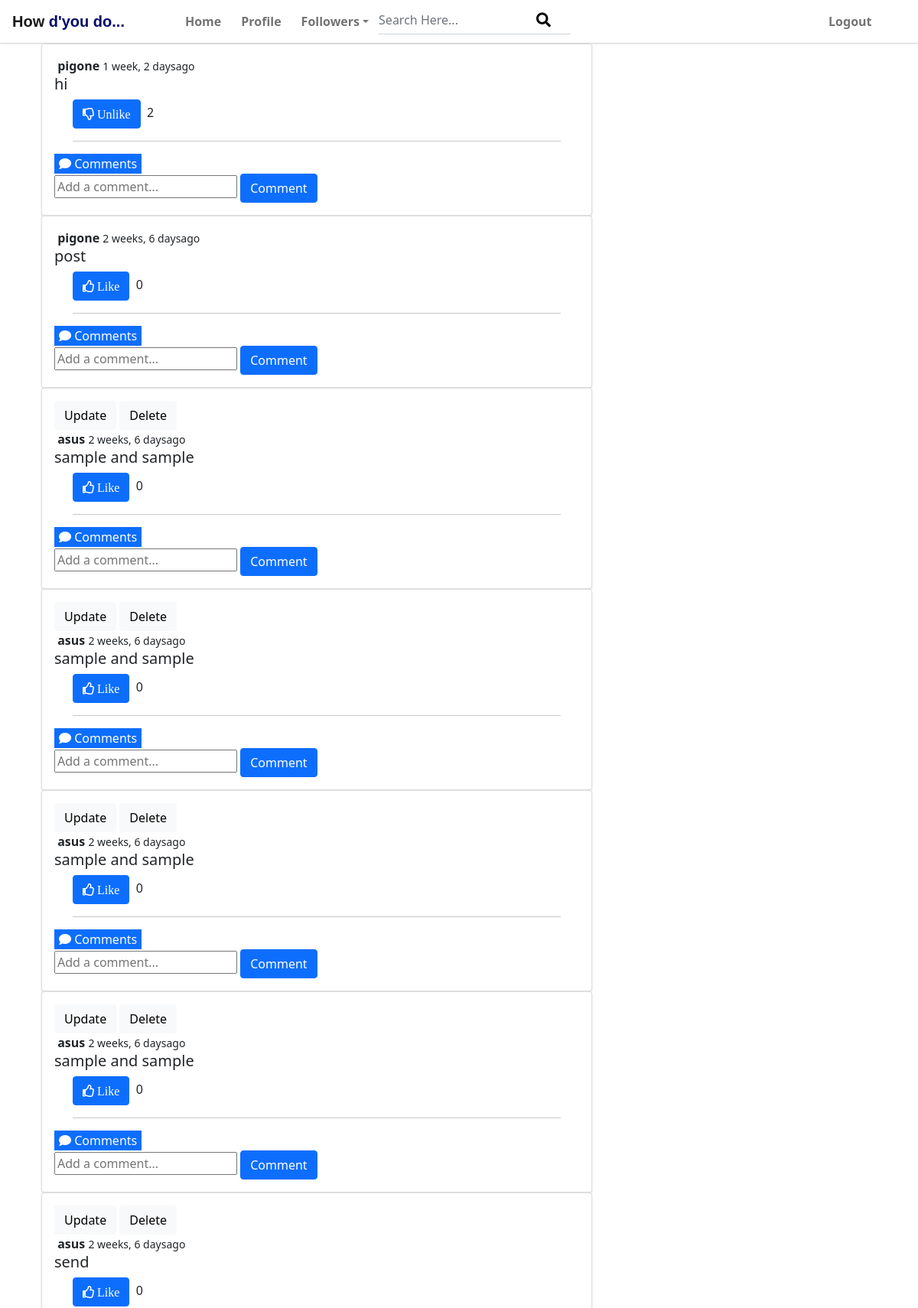
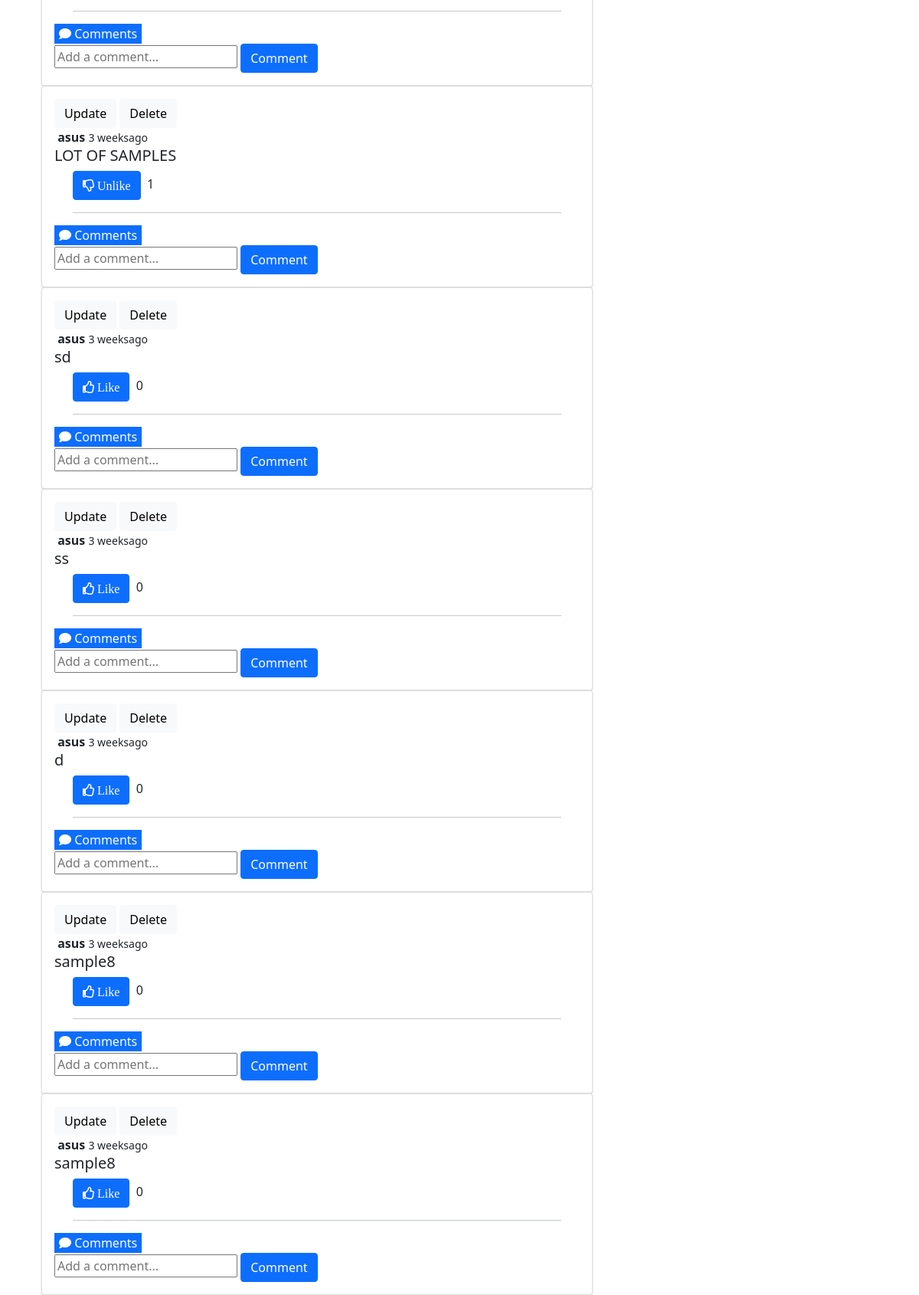
The page /feeds/ (signed in, upper part) on the database its author committed (2 pictures, top to bottom).
### post/models.py (models this page shows, shortened)
class Post(models.Model):
    content = models.TextField()
    video = models.FileField(upload_to='video_post', validators=[FileExtensionValidator(['Mp4', 'MKV', 'AVI'])],
                             blank=True)
    image = models.ImageField(upload_to='posts', validators=[FileExtensionValidator(['png', 'jpg', 'jpeg'])],
                              blank=True)
    liked = models.ManyToManyField(Profile, blank=True, related_name='likes')
    updated = models.DateTimeField(auto_now=True)
    created = models.DateTimeField(auto_now_add=True)
    author = models.ForeignKey(Profile, on_delete=models.CASCADE, related_name='posts')
    def total_likes(self):
        return self.liked.all().count()
    class Meta:
        ordering = ('-created',)

### Profile/models.py (models this page shows, shortened)
class Profile(models.Model):
    first_name = models.CharField(max_length=25, blank=True)
    last_name = models.CharField(max_length=25, blank=True)
    user = models.OneToOneField(User, on_delete=models.CASCADE)
    email = models.EmailField(blank=True)
    bio = models.TextField(default="no bio...", max_length=250)
    country = models.CharField(max_length=25, blank=True)
    profile_pic = models.ImageField(default='avatar.png', upload_to='avatar/')
    friends = models.ManyToManyField(User, blank=True, related_name='friends')
    slug = models.SlugField(unique=True, blank=True)
    updated = models.DateTimeField(auto_now=True)
    created = models.DateTimeField(auto_now_add=True)
    objects = ProfileManager()

### post/views.py (the view, shortened to what this page needs)
# urls.py: path('', post_comment_create_and_list_view, name='post-view'),
def post_comment_create_and_list_view(request):
    pst = Post.objects.all()
    profile = Profile.objects.get(user=request.user)
    p_form = PostModelForm()
    c_form = CommentModelForm()
    post_added = False
    profile = Profile.objects.get(user=request.user)
    p_form = PostModelForm(request.POST, request.FILES)
    context = {
        'pst': pst,
        'profile': profile,
        'p_form': p_form,
        'c_form': c_form,
        'post_added': post_added,
    }
    return render(request, 'post/main.html', context)

### post/forms.py
class PostModelForm(forms.ModelForm):
    content = forms.CharField(required=False, widget=forms.Textarea(attrs={'rows': 2}))
    class Meta:
        model = Post
        fields = ('content', 'video', 'image')

class CommentModelForm(forms.ModelForm):
    body = forms.CharField(label='',
                           widget=forms.TextInput(attrs={'placeholder': 'Add a comment...'}))
    class Meta:
        model = Comment
        fields = ('body',)

### post/templates/post/main.html (shortened to what this page needs)
{% extends 'layout.html' %}
{% block content %}
<div class="container">
  <div class="row">
    <div class="col-12 col-md-8">
      {% for obj in pst %}
      <div class="card">
        <div class="card-body">
          <div class="row">
            <div class="">
              {% ifequal request.user obj.author.user %}
              <a href="{% url 'post:post-update' obj.pk %}"><button type="button" class="btn btn-light">Update</button></a>
              <a href="{% url 'post:post-delete' obj.pk %}"><button type="button" class="btn btn-light">Delete</button></a>
              {% endifequal %}
            </div>
          </div>
         <b> {{obj.author.user}}</b> <small> {{obj.created|timesince}}ago</small>
          <h5 class="card-title">{{obj.content}}</h5>
          <div class="container">
            <form action="{% url 'post:post-liked' %}" method="POST">
              <button type="submit" class="btn btn-primary">
                {% if profile not in obj.liked.all %}
                <i class="far fa-thumbs-up">&nbsp;Like</i>
                {% else %}
                <i class="far fa-thumbs-down">&nbsp;Unlike</i>
                {% endif %}
              </button>
              &nbsp;{{obj.total_likes}}
            </form>
            <hr>
          </div>
          <button class="cmt_btn btn-primary"><i class="fas fa-comment"></i>&nbspComments</button>
          <form action="" method="POST" enctype="multipart/form-data">
            {{c_form}}
            <button type="submit" class="btn btn-primary" name="submit_c_form">Comment</button>
          </form>
        </div>
      </div>
      {% endfor %}
    </div>
    <div class="col-6 col-md-4">
      </div>
    </div>
  </div>
</div>
{% endblock content %}

### static_project/style.css (style rules this page uses)
body { background: #eeeeee; font-family: 'Varela Round', sans-serif; }
.card { box-shadow: 0 1px 3px 0 rgba(0, 0, 0, .1), 0 1px 2px 0 rgba(0, 0, 0, .06); }
.card { position: relative; display: flex; flex-direction: column; min-width: 0; word-wrap: break-word; background-color: #fff; background-clip: border-box; border: 0 solid rgba(0, 0, 0, .125); border-radius: .25rem; }
.card-body { flex: 1 1 auto; min-height: 1px; padding: 1rem; }
.cmt_btn { border-style:none; outline:none !important; }

### templates/layout.html (style rules this page uses)
body { background-color: white; }

### rows shown on the page
Post: author.user "pigone", created "1 week, 2 days", content "hi", shows "Unlike", total_likes "2"
Post: author.user "pigone", created "2 weeks, 6 days", content "post", shows "Like", total_likes "0"
Post: author.user "asus", created "2 weeks, 6 days", content "sample and sample", shows "Like", total_likes "0"
Post: author.user "asus", created "2 weeks, 6 days", content "sample and sample", shows "Like", total_likes "0"
Post: author.user "asus", created "2 weeks, 6 days", content "sample and sample", shows "Like", total_likes "0"
Post: author.user "asus", created "2 weeks, 6 days", content "sample and sample", shows "Like", total_likes "0"
Post: author.user "asus", created "2 weeks, 6 days", content "send", shows "Like", total_likes "0"
Post: author.user "asus", created "3 weeks", content "LOT OF SAMPLES", shows "Unlike", total_likes "1"
Post: author.user "asus", created "3 weeks", content "sd", shows "Like", total_likes "0"
Post: author.user "asus", created "3 weeks", content "ss", shows "Like", total_likes "0"
Post: author.user "asus", created "3 weeks", content "d", shows "Like", total_likes "0"
Post: author.user "asus", created "3 weeks", content "sample8", shows "Like", total_likes "0"
Post: author.user "asus", created "3 weeks", content "sample8", shows "Like", total_likes "0"
